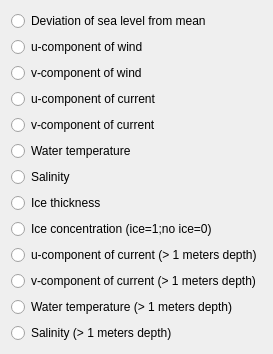
                  <widget class="QWidget" name="scrollAreaWidgetContents_13">
                   <property name="geometry">
                    <rect>
                     <x>0</x>
                     <y>0</y>
                     <width>250</width>
                     <height>311</height>
                    </rect>
                   </property>
                   <layout class="QVBoxLayout" name="verticalLayout_64">
                    <item>
                     <widget class="QRadioButton" name="dev_sea_mean">
                      <property name="text">
                       <string>Deviation of sea level from mean</string>
                      </property>
                     </widget>
                    </item>
                    <item>
                     <widget class="QRadioButton" name="u_comp_wind">
                      <property name="text">
                       <string>u-component of wind</string>
                      </property>
                     </widget>
                    </item>
                    <item>
                     <widget class="QRadioButton" name="v_comp_wind">
                      <property name="text">
                       <string>v-component of wind</string>
                      </property>
                     </widget>
                    </item>
                    <item>
                     <widget class="QRadioButton" name="u_comp_cur">
                      <property name="text">
                       <string>u-component of current</string>
                      </property>
                     </widget>
                    </item>
                    <item>
                     <widget class="QRadioButton" name="v_comp_cur">
                      <property name="text">
                       <string>v-component of current</string>
                      </property>
                     </widget>
                    </item>
                    <item>
                     <widget class="QRadioButton" name="water_temp">
                      <property name="text">
                       <string>Water temperature</string>
                      </property>
                     </widget>
                    </item>
                    <item>
                     <widget class="QRadioButton" name="salinity">
                      <property name="text">
                       <string>Salinity</string>
                      </property>
                     </widget>
                    </item>
                    <item>
                     <widget class="QRadioButton" name="ice_thick">
                      <property name="text">
                       <string>Ice thickness</string>
                      </property>
                     </widget>
                    </item>
                    <item>
                     <widget class="QRadioButton" name="ice_conc">
                      <property name="text">
                       <string>Ice concentration (ice=1;no ice=0)</string>
                      </property>
                     </widget>
                    </item>
                    <item>
                     <widget class="QRadioButton" name="u_comp_cur_">
                      <property name="text">
                       <string>u-component of current (&gt; 1 meters depth)</string>
                      </property>
                     </widget>
                    </item>
                    <item>
                     <widget class="QRadioButton" name="v_comp_cur_">
                      <property name="text">
                       <string>v-component of current (&gt; 1 meters depth)</string>
                      </property>
                     </widget>
                    </item>
                    <item>
                     <widget class="QRadioButton" name="water_temp_">
                      <property name="text">
                       <string>Water temperature (&gt; 1 meters depth)</string>
                      </property>
                     </widget>
                    </item>
                    <item>
                     <widget class="QRadioButton" name="salinity_">
                      <property name="text">
                       <string>Salinity (&gt; 1 meters depth)</string>
                      </property>
                     </widget>
                    </item>
                   </layout>
                  </widget>
